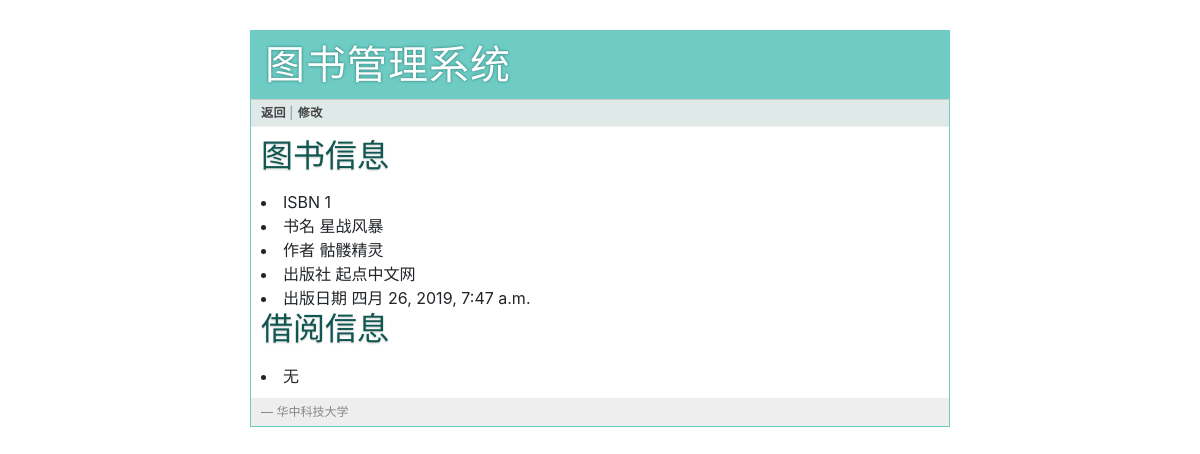
Screenshot of /lib/book/1/ with the database file from the repository.
### library/models.py (models this page shows, shortened)
class Book(models.Model):
    name = models.CharField(max_length=255)
    author = models.CharField(max_length=255)
    publish_com = models.CharField(max_length=255)
    publish_time = models.DateTimeField(auto_now_add=True)

### library/views.py (the view)
# urls.py: url(r'^book/(\d+)/$', views.book, name='book'),
def book(request, i):
    books = Book.objects.get(pk=i)
    return render(request, 'library/book.html', {'book': books})

### templates/library/book.html (shortened to what this page needs)
{% extends "layout.html" %}
{% block link %}
	<a href="{% url 'lib:books' %}"> 返回  </a> |
	{% if book %}
	<a href="{% url 'lib:modify' book.id %}"> 修改 </a>
	{% endif%}
{% endblock %}
{% block body  %}
	<h2> 图书信息 </h2>
	{% if book %}
	<li> ISBN            	{{ book.id }} </li>
	<li> 书名        		{{ book.name }} </li>
	<li> 作者        		{{ book.author }} </li>
	<li> 出版社     	{{ book.publish_com }} </li>
	<li> 出版日期   	{{ book.publish_time }} </li>
	{% endif %}
	<h2 > 借阅信息 </h2>
	{% if reader  %}
	<li> 借阅者姓名 {{reader.user_name}}</li>
	<li> 借阅日期  {{reader.date_borrow}}</li>
	<li> 还书日期  {{reader.date_return}}</li>
	<form action="" method=post>
	  <div class=actions>
	    <input type=submit value="归还">
	    </div>
	</form>
	{% else %}
	<li> 无 </li>
	{% endif %}
{% endblock %}

### static/css/style.css (style rules this page uses)
a { color: #26776F; }
div.page div.navigation a { color: #444; font-weight: bold; }
div.page h2 { margin: 0 0 15px 0; color: #105751; text-shadow: 0 1px 2px #ccc; }

### rows the page displays
Book: id "1", name "星战风暴", author "骷髅精灵", publish_com "起点中文网", publish_time "四月 26, 2019, 7:47 a.m."
